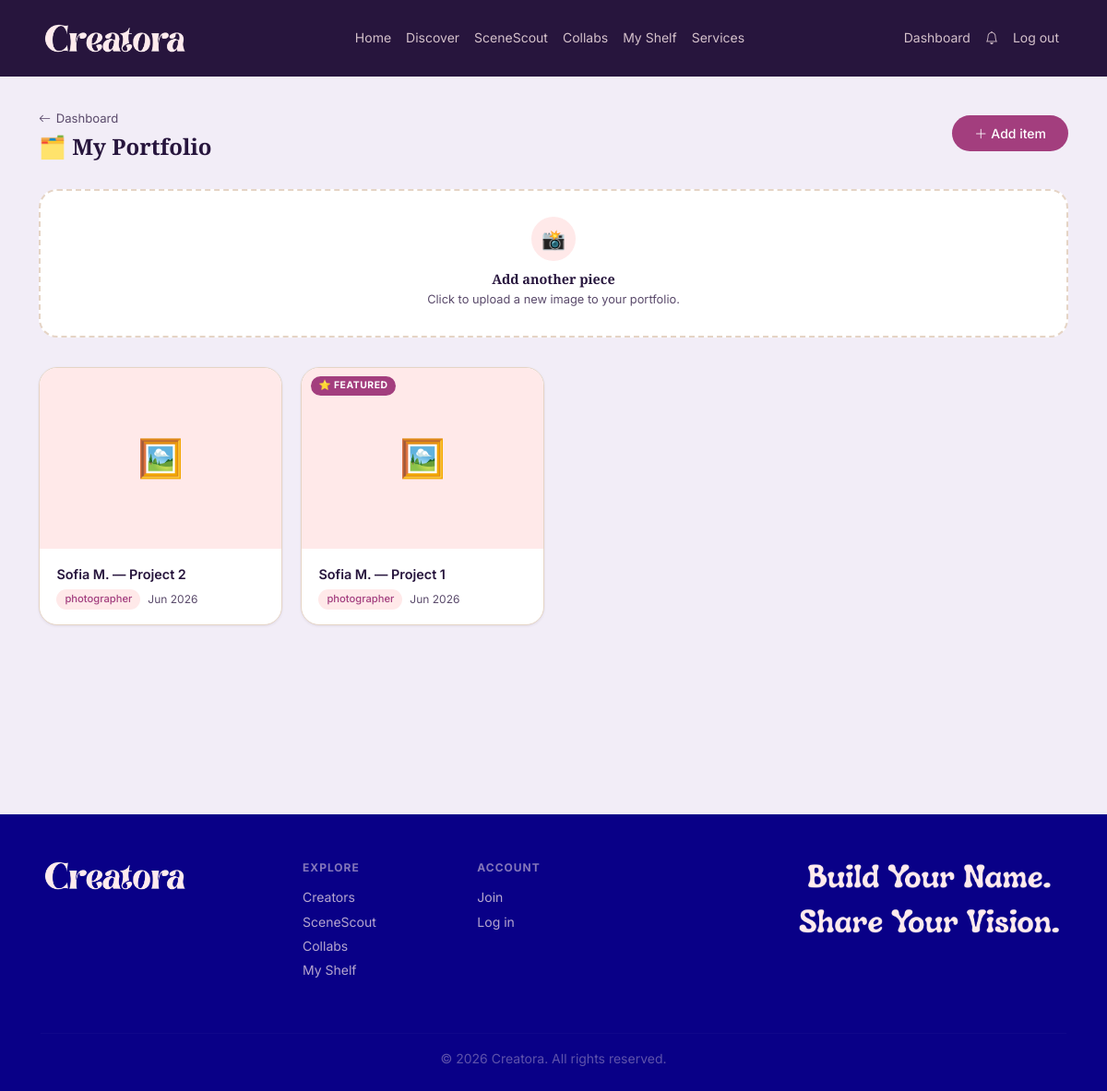
The app's page /dashboard/portfolio (signed in) with its own data.
### models.py (models this page shows)
class PortfolioItem(db.Model):
    __tablename__ = 'portfolio_items'
    id          = db.Column(db.Integer, primary_key=True)
    creator_id  = db.Column(db.Integer, db.ForeignKey('users.id'), nullable=False)
    title       = db.Column(db.String(120), nullable=False)
    description = db.Column(db.Text)
    image       = db.Column(db.String(255))
    category    = db.Column(db.String(60))
    is_featured = db.Column(db.Boolean, default=False)
    created_at  = db.Column(db.DateTime, default=datetime.utcnow)

### routes/dashboard.py (the view)
@dashboard_bp.route('/portfolio')
@login_required
def portfolio():
    items = PortfolioItem.query.filter_by(
        creator_id=current_user.id
    ).order_by(PortfolioItem.created_at.desc()).all()
    return render_template('dashboard/portfolio.html', items=items)

### app.py (called while the page is built)
@login_manager.user_loader
def load_user(user_id):
    return db.session.get(User, int(user_id))

@app.context_processor
def inject_globals():
    unread_count = 0
    if current_user.is_authenticated:
        unread_count = Notification.query.filter_by(
            user_id=current_user.id, is_read=False
        ).count()
    return {
        'now': datetime.utcnow(),
        'app_name': 'Creatora',
        'unread_notifications': unread_count,
    }

### templates/dashboard/portfolio.html (shortened to what this page needs)
{% extends 'base.html' %}
{% block content %}
<div class="dash-page">
  <div class="container">
    <div class="page-header">
      <div>
        <a href="{{ url_for('dashboard.home') }}" class="back-link"><i class="bi bi-arrow-left"></i> Dashboard</a>
        <h1>🗂️ My Portfolio</h1>
      </div>
      <button class="btn btn-primary" data-bs-toggle="modal" data-bs-target="#addItemModal"
              style="border-radius:999px;padding:.55rem 1.5rem;font-size:.875rem;">
        <i class="bi bi-plus-lg me-1"></i>Add item
      </button>
    </div>
    {% if items %}
    <div class="upload-card" data-bs-toggle="modal" data-bs-target="#addItemModal">
      <div class="upload-icon">📸</div>
      <h5>Add another piece</h5>
      <p>Click to upload a new image to your portfolio.</p>
    </div>
    <div class="portfolio-grid">
      {% for item in items %}
      <div class="p-card">
        <div class="card-img-wrap">
          {% if item.image %}
            <img src="{{ url_for('static', filename='images/uploads/' + item.image) }}" alt="{{ item.title }}" loading="lazy">
          {% else %}
            <div class="card-placeholder">🖼️</div>
          {% endif %}
          {% if item.is_featured %}<span class="featured-badge">⭐ Featured</span>{% endif %}
        </div>
        <div class="p-card-body">
          <p class="p-card-title">{{ item.title }}</p>
          <div class="p-card-meta">
            {% if item.category %}<span class="cat-chip">{{ item.category }}</span>{% endif %}
            <span class="date-text">{{ item.created_at.strftime('%b %Y') }}</span>
          </div>
        </div>
      </div>
      {% endfor %}
    </div>
    {% endif %}
  </div>
</div>
{% endblock %}

### static/css/variables.css (style rules this page uses)
:root { --color-lavender-blush: #FFEBED; --color-soft-blush: #FFE9E9; --color-powder-blush: #F6B6B7; --color-powder-blush-deep: #F2A4A5; --color-papaya-whip: #FFFFD2; --color-honeydew: #F2FFE9; --color-muted-teal: #A6C9B6; --color-almond-cream: #E5D4C5; --color-burnt-peach: #D18A75; --color-berry-blush: #A33E7E; --color-pacific-cyan: #3E828E; --color-rich-cerulean: #3078A4; --color-dark-amethyst: #27153D; --color-dark-amethyst-cool: #260C45; --color-navy: #090087; --brand-primary: var(--color-berry-blush); --brand-primary-hover: #8a3468; --brand-secondary: var(--color-pacific-cyan); --brand-secondary-hover: #2f636d; --bg-page: var(--color-lavender-blush); --bg-card: #ffffff; --bg-card-soft: var(--color-soft-blush); --bg-muted: var(--color-almond-cream); --bg-dark: var(--color-dark-amethyst); --bg-footer: var(--color-navy); --text-primary: var(--color-dark-amethyst); --text-secondary: #5a4a6b; --text-on-dark: var(--color-lavender-blush); --text-on-primary: #ffffff; --text-link: var(--color-pacific-cyan); --text-link-hover: var(--color-berry-blush); --accent-warm: var(--color-burnt-peach); --accent-mint: var(--color-muted-teal); --accent-cream: var(--color-papaya-whip); --border-default: var(--color-almond-cream); --border-strong: var(--color-muted-teal); --success: var(--color-honeydew); --success-text: #2a6b3c; --font-heading: 'Playfair Display', 'Georgia', serif; --font-body: 'Inter', 'Helvetica Neue', sans-serif; --font-mono: 'Fira Code', monospace; --text-xs: 0.75rem; --text-sm: 0.875rem; --text-base: 1rem; --text-lg: 1.125rem; --text-xl: 1.25rem; --text-2xl: 1.5rem; --text-3xl: 1.875rem; --text-4xl: 2.25rem; --space-1: 0.25rem; --space-2: 0.5rem; --space-3: 0.75rem; --space-4: 1rem; --space-6: 1.5rem; --space-8: 2rem; --space-12: 3rem; --space-16: 4rem; --radius-sm: 6px; --radius-md: 12px; --radius-lg: 20px; --radius-xl: 32px; --radius-full: 9999px; --shadow-sm: 0 1px 3px rgba(39, 21, 61, 0.08); --shadow-md: 0 4px 16px rgba(39, 21, 61, 0.10); --shadow-lg: 0 8px 32px rgba(39, 21, 61, 0.14); --transition-fast: 150ms ease; --transition-normal: 250ms ease; }

### static/css/main.css (style rules this page uses)
*, *::before, *::after { box-sizing: border-box; margin: 0; padding: 0; }
body { font-family: var(--font-body); font-size: var(--text-base); color: var(--text-primary); background-color: var(--bg-page); line-height: 1.6; }
h1, h2, h3, h4, h5, h6 { font-family: var(--font-heading); font-weight: 700; color: var(--text-primary); line-height: 1.2; }
a { color: var(--text-link); text-decoration: none; transition: color var(--transition-fast); }
.btn-primary { background-color: var(--brand-primary); color: var(--text-on-primary); border: none; border-radius: var(--radius-full); padding: 0.6rem 1.5rem; font-weight: 500; transition: background var(--transition-fast), transform var(--transition-fast); cursor: pointer; }

### records on screen
PortfolioItem: title "Sofia M. — Project 2", category "photographer", created_at "Jun 2026"
PortfolioItem: is_featured "⭐ FEATURED", title "Sofia M. — Project 1", category "photographer", created_at "Jun 2026"
